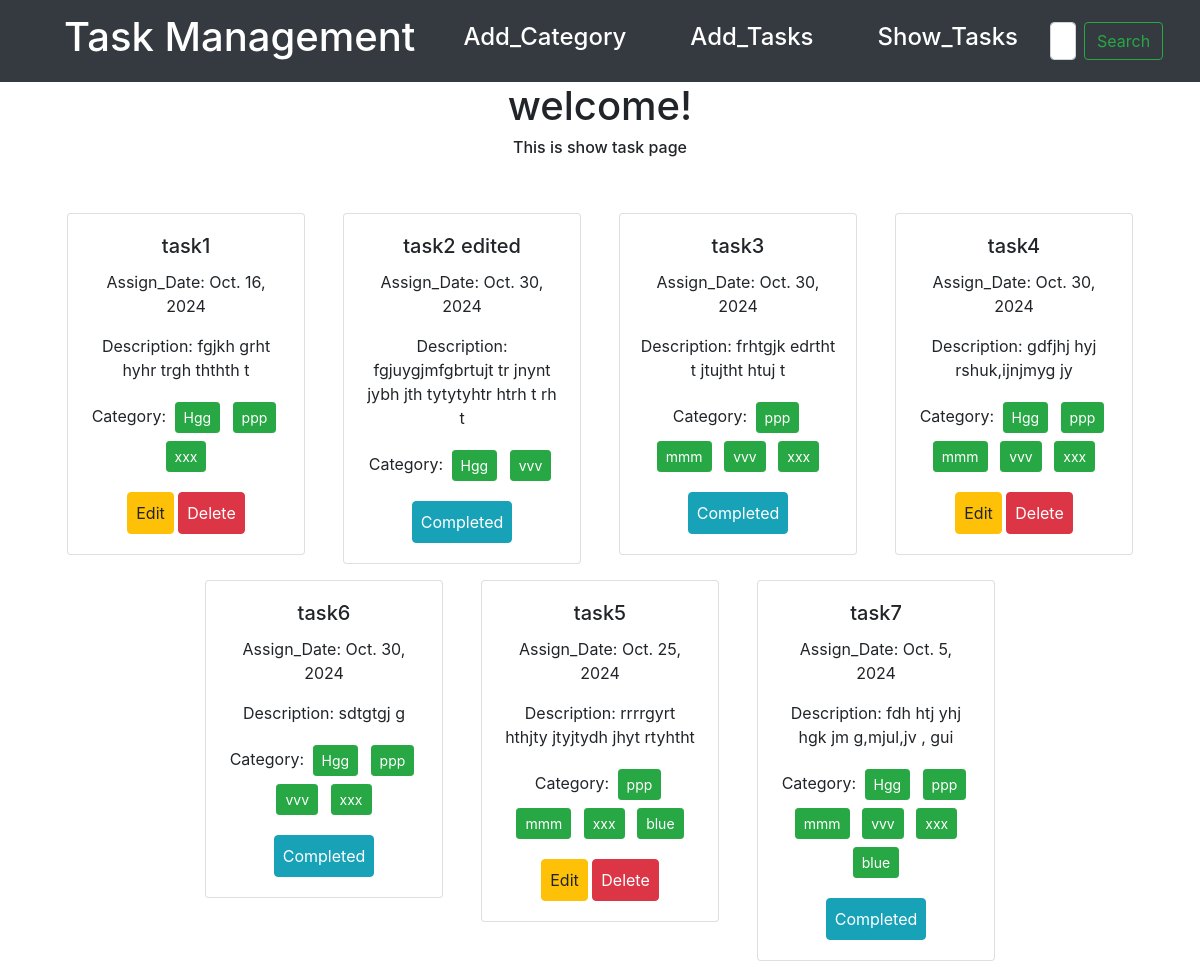
The page / on the database its author committed.
### task/models.py (models this page shows, shortened)
class Task(models.Model):
    title = models.CharField(max_length=50)
    taskDescription = models.TextField()
    category = models.ManyToManyField(Category)
    is_completed = models.BooleanField(default=False)
    Task_Assign_Date = models.DateField(default=date.today)

### category/models.py (models this page shows, shortened)
class Category(models.Model):
    name = models.CharField(max_length=100)

### Task_Management/views.py (the view)
# urls.py: path('', views.home, name='homepage'),
def home(request):
    data = Task.objects.all()
    data1 = Category.objects.all()
    return render(request, 'home.html', {'data' : data, 'data1' : data1 } )

### templates/home.html (shortened to what this page needs)
{% extends "base.html" %}
{% block content %}
{{block.super}}
    <h6 class="text-center"> This is show task page</h6>
    <div  class="d-flex flex-wrap justify-content-center px-5   pt-5">
        {% for task in data %}
            <div class="col-sm-3  pb-3">
                <div class="card mx-1">
                    <div class="card-body text-center">
                        <h5 class="card-title">{{task.title}}</h5>
                        <p >Assign_Date: {{task.Task_Assign_Date}}</p>
                        <p class="card-text">Description: {{task.taskDescription}}</p>
                        <p >Category:
                            {% for cat in task.category.all %}
                            <button class="btn btn-success btn-sm m-1">{{cat.name}}</button>
                            {% endfor %}
                        </p>
                        {% if not task.is_completed %}
                            <a href="{% url 'edit_task' task.id %}" class="btn btn-warning p-2">Edit</a>
                            <a href="{% url 'delete_task' task.id %}" class="btn btn-danger p-2">Delete</a>
                        {% endif %}
                        {% if task.is_completed %}
                            <button class="btn btn-info btn p-2">Completed</button>
                        {% endif %}
                    </div>
                </div>
            </div>
        {% endfor %}
    </div>
{% endblock %}

### templates/base.html (shortened to what this page needs)
{% load static %}
<!DOCTYPE html>
<html lang="en">
<head>
    <link href="https://cdn.jsdelivr.net/npm/bootstrap@5.3.3/dist/css/bootstrap.min.css" rel="stylesheet">
    <link href="https://stackpath.bootstrapcdn.com/bootstrap/4.5.2/css/bootstrap.min.css" rel="stylesheet">
</head>
<body>
    <div class="">
        <nav class="navbar navbar-expand-lg bg-body-tertiary navbar-dark bg-dark">
            <div class="container-fluid px-5">
              <a class="navbar-brand " href="/"><h1>Task Management</h1></a>
              <div class="collapse navbar-collapse" id="navbarSupportedContent">
                <ul class="navbar-nav me-auto mb-2 mb-lg-0">
                  <li class="nav-item px-4">
                    <a class="nav-link active " aria-current="page" href="{% url 'add_category'%}"><h4>Add_Category</h4></a>
                  </li>
                  <li class="nav-item px-4">
                    <a class="nav-link active " aria-current="page" href="{% url 'add_task' %}"><h4>Add_Tasks</h4></a>
                  </li>
                  <li class="nav-item px-4">
                    <a class="nav-link active" aria-current="page" href="{% url 'homepage'%}" ><h4>Show_Tasks</h4></a>
                  </li>
                </ul>
                <form class="d-flex" role="search">
                  <input class="form-control me-2" type="search" placeholder="Search" aria-label="Search">
                  <button class="btn btn-outline-success" type="submit">Search</button>
                </form>
              </div>
            </div>
          </nav>
          {% block content  %}
          <h1 class="text-center">welcome!</h1>
          {% endblock  %}
    </div>
</body>
</html>

### rows shown on the page
Task: title "task1", Task_Assign_Date "Oct. 16, 2024", taskDescription "fgjkh grht hyhr trgh ththth t", is_completed "Edit"
Category: name "Hgg"
Category: name "ppp"
Category: name "xxx"
Task: title "task2 edited", Task_Assign_Date "Oct. 30, 2024", taskDescription "fgjuygjmfgbrtujt tr jnynt jybh jth tytytyhtr htrh t rh t", is_completed "Completed"
Category: name "vvv"
Task: title "task3", Task_Assign_Date "Oct. 30, 2024", taskDescription "frhtgjk edrtht t jtujtht htuj t", is_completed "Completed"
Category: name "mmm"
Task: title "task4", Task_Assign_Date "Oct. 30, 2024", taskDescription "gdfjhj hyj rshuk,ijnjmyg jy", is_completed "Edit"
Task: title "task6", Task_Assign_Date "Oct. 30, 2024", taskDescription "sdtgtgj g", is_completed "Completed"
Task: title "task5", Task_Assign_Date "Oct. 25, 2024", taskDescription "rrrrgyrt hthjty jtyjtydh jhyt rtyhtht", is_completed "Edit"
Category: name "blue"
Task: title "task7", Task_Assign_Date "Oct. 5, 2024", taskDescription "fdh htj yhj hgk jm g,mjul,jv , gui", is_completed "Completed"
